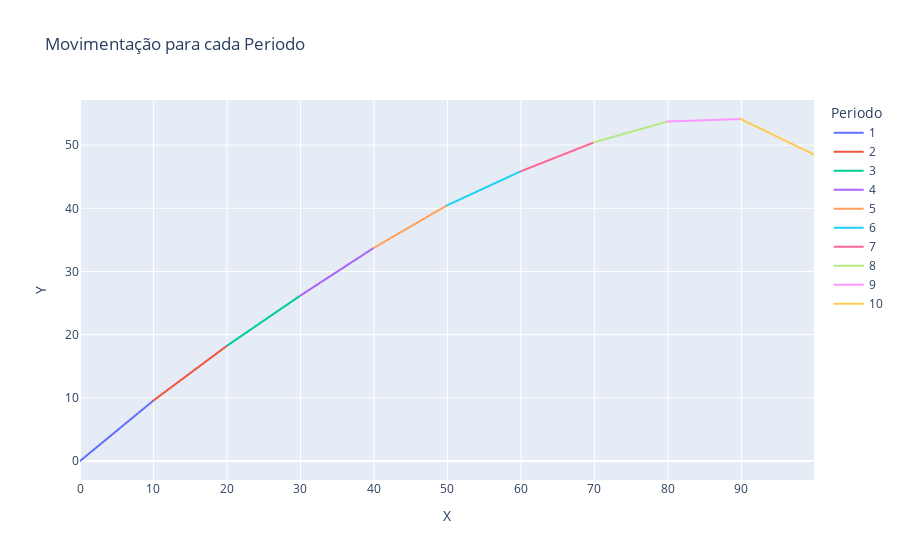

Notebook cell for this chart:
### Markdown cell above
### Plotando a trajetória

### Code cell
df_traj = df[['tempo_total', 't_desloc_1', 'vx', 'vy']].copy()
X, Y, Periodo = [], [], []
X.append(0)
Y.append(0)
Periodo.append(1)
for date, row in df_traj.T.iteritems():
    for i in range(0, int(row["t_desloc_1"])):
        X.append(row["vx"]+X[-1])
        Y.append(row["vy"]+Y[-1])
        Periodo.append(date+1)
d = {"X": X, "Y": Y, "Periodo": Periodo}
movimentacao = pd.DataFrame(d)

fig = px.line(movimentacao, x="X", y="Y",
              color="Periodo", title='Movimentação para cada Periodo')
fig.show()

### Figure 1 — Plotly figure (JSON) as saved in the notebook; plotly's stock layout.template omitted (floating-point values rounded to 4 significant figures; data arrays with more than 128 entries replaced by an {"elided": "..."} marker saying what was removed)
{"data": [{"hovertemplate": "Periodo=1<br>X=%{x}<br>Y=%{y}<extra></extra>", "legendgroup": "1", "line": {"color": "#636efa", "dash": "solid"}, "marker": {"symbol": "circle"}, "mode": "lines", "name": "1", "showlegend": true, "type": "scattergl", "x": {"elided": "401 float values"}, "xaxis": "x", "y": {"elided": "401 float values"}, "yaxis": "y"}, {"hovertemplate": "Periodo=2<br>X=%{x}<br>Y=%{y}<extra></extra>", "legendgroup": "2", "line": {"color": "#EF553B", "dash": "solid"}, "marker": {"symbol": "circle"}, "mode": "lines", "name": "2", "showlegend": true, "type": "scattergl", "x": {"elided": "860 float values"}, "xaxis": "x", "y": {"elided": "860 float values"}, "yaxis": "y"}, {"hovertemplate": "Periodo=3<br>X=%{x}<br>Y=%{y}<extra></extra>", "legendgroup": "3", "line": {"color": "#00cc96", "dash": "solid"}, "marker": {"symbol": "circle"}, "mode": "lines", "name": "3", "showlegend": true, "type": "scattergl", "x": {"elided": "211 float values"}, "xaxis": "x", "y": {"elided": "211 float values"}, "yaxis": "y"}, {"hovertemplate": "Periodo=4<br>X=%{x}<br>Y=%{y}<extra></extra>", "legendgroup": "4", "line": {"color": "#ab63fa", "dash": "solid"}, "marker": {"symbol": "circle"}, "mode": "lines", "name": "4", "showlegend": true, "type": "scattergl", "x": {"elided": "439 float values"}, "xaxis": "x", "y": {"elided": "439 float values"}, "yaxis": "y"}, {"hovertemplate": "Periodo=5<br>X=%{x}<br>Y=%{y}<extra></extra>", "legendgroup": "5", "line": {"color": "#FFA15A", "dash": "solid"}, "marker": {"symbol": "circle"}, "mode": "lines", "name": "5", "showlegend": true, "type": "scattergl", "x": {"elided": "478 float values"}, "xaxis": "x", "y": {"elided": "478 float values"}, "yaxis": "y"}, {"hovertemplate": "Periodo=6<br>X=%{x}<br>Y=%{y}<extra></extra>", "legendgroup": "6", "line": {"color": "#19d3f3", "dash": "solid"}, "marker": {"symbol": "circle"}, "mode": "lines", "name": "6", "showlegend": true, "type": "scattergl", "x": {"elided": "448 float values"}, "xaxis": "x", "y": {"elided": "448 float values"}, "yaxis": "y"}, {"hovertemplate": "Periodo=7<br>X=%{x}<br>Y=%{y}<extra></extra>", "legendgroup": "7", "line": {"color": "#FF6692", "dash": "solid"}, "marker": {"symbol": "circle"}, "mode": "lines", "name": "7", "showlegend": true, "type": "scattergl", "x": {"elided": "207 float values"}, "xaxis": "x", "y": {"elided": "207 float values"}, "yaxis": "y"}, {"hovertemplate": "Periodo=8<br>X=%{x}<br>Y=%{y}<extra></extra>", "legendgroup": "8", "line": {"color": "#B6E880", "dash": "solid"}, "marker": {"symbol": "circle"}, "mode": "lines", "name": "8", "showlegend": true, "type": "scattergl", "x": {"elided": "468 float values"}, "xaxis": "x", "y": {"elided": "468 float values"}, "yaxis": "y"}, {"hovertemplate": "Periodo=9<br>X=%{x}<br>Y=%{y}<extra></extra>", "legendgroup": "9", "line": {"color": "#FF97FF", "dash": "solid"}, "marker": {"symbol": "circle"}, "mode": "lines", "name": "9", "showlegend": true, "type": "scattergl", "x": {"elided": "372 float values"}, "xaxis": "x", "y": {"elided": "372 float values"}, "yaxis": "y"}, {"hovertemplate": "Periodo=10<br>X=%{x}<br>Y=%{y}<extra></extra>", "legendgroup": "10", "line": {"color": "#FECB52", "dash": "solid"}, "marker": {"symbol": "circle"}, "mode": "lines", "name": "10", "showlegend": true, "type": "scattergl", "x": {"elided": "466 float values"}, "xaxis": "x", "y": {"elided": "466 float values"}, "yaxis": "y"}], "layout": {"legend": {"title": {"text": "Periodo"}, "tracegroupgap": 0}, "title": {"text": "Movimentação para cada Periodo"}, "xaxis": {"anchor": "y", "domain": [0, 1], "title": {"text": "X"}}, "yaxis": {"anchor": "x", "domain": [0, 1], "title": {"text": "Y"}}}}
